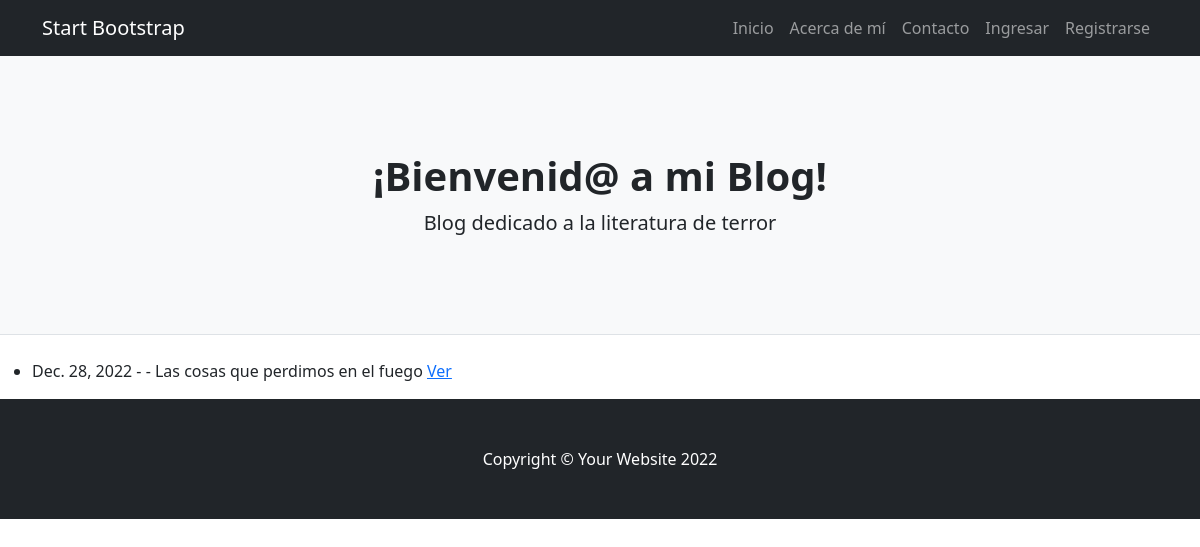
The app's page /blog-terror/listar/, older data.
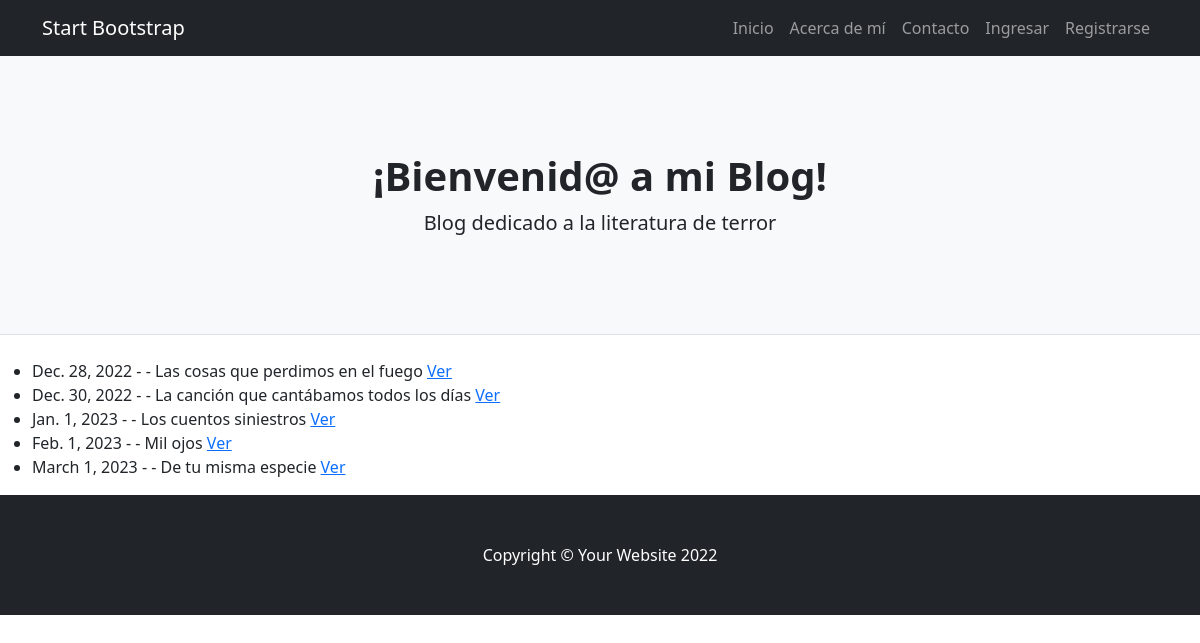
The same page, newer data.
### blog_terror/models.py (models this page shows)
class Post(models.Model):
    titulo = models.CharField(max_length=100)
    sub_titulo = models.CharField(max_length=100)
    texto = models.TextField(max_length=3000)
    publicado_el = models.DateField()
    imagen = models.ImageField(upload_to= "posts", null= "True", blank=True)

### blog_terror/views.py (the view)
# urls.py: path("blog-terror/listar/", PostList.as_view(), name= "blog-terror-listar"),
class PostList(ListView):
    model = Post

### blog_terror/templates/blog_terror/post_list.html (shortened to what this page needs)
{% extends "blog_terror/base.html" %}
{% block contenido %}
<ul>
{% for post in object_list %}
    <li>
        {{post.publicado_el}} - - {{post.titulo}}
        <a href="{% url 'blog-terror-detalle' post.id %}">Ver</a>
    </li>
{% endfor %}
</ul>
{% endblock %}

Row changes from the older to the newer data that the page shows:
added Post: publicado_el "Dec. 30, 2022", titulo "La canción que cantábamos todos los días"
added Post: publicado_el "Jan. 1, 2023", titulo "Los cuentos siniestros"
added Post: publicado_el "Feb. 1, 2023", titulo "Mil ojos"
added Post: publicado_el "March 1, 2023", titulo "De tu misma especie"
